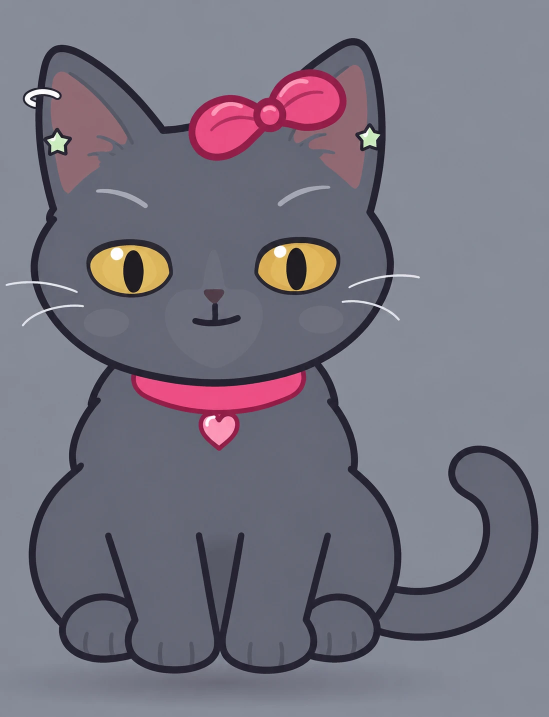
#> input picture scripts/mascot/source/gray_ref2.webp, 1098 x 1433 px (shown at 1/2 size)
$ python gray_cat_body.py
#> lines starting #> are read from the running program, lines starting #| are printed output that depends on the picture; after the words box and inside, x2 and y2 are one past the last pixel; in counts of white or black regions, pixels touching at a corner belong together
### scripts/mascot/vec_trace.py
# Векторизация по картинке (numpy + PIL, без OpenCV): маска → внешний контур → сглаживание → упрощение → гладкие кривые Безье.
# Общий инструмент для gray_cat_regions.py: из эталонного рисунка берутся силуэты и цветовые области, а не рисуются на глаз.
import numpy as np, re
from collections import deque

OFFS4 = [(0, 1), (1, 0), (0, -1), (-1, 0)]
OFFS8 = OFFS4 + [(1, 1), (1, -1), (-1, 1), (-1, -1)]

# [12 lines left out: functions shift, morph, not called in this run]

def blur(a, n):
    k = np.ones(2 * n + 1) / (2 * n + 1)
    a = np.apply_along_axis(lambda r: np.convolve(r, k, 'same'), 1, a)
    return np.apply_along_axis(lambda r: np.convolve(r, k, 'same'), 0, a)

# [79 lines left out: functions component, components, fill_holes, outer_contour, smooth_closed, _dp and 1 more, not called in this run]

def smooth_open(P, n=3):
    """Скользящее среднее по открытой ломаной (концы остаются на месте)"""
    return np.array([P[max(i - min(n, i, len(P) - 1 - i), 0):i + min(n, i, len(P) - 1 - i) + 1].mean(0) for i in range(len(P))])
def simplify_open(P, eps): return P[_dp(P, eps)]

# [116 lines left out: functions bezier_path, region_path, find_corners, smart_outline, shift_path, scale_path and 4 more, not called in this run]

### scripts/mascot/gray_cat_body.py
# Тело, лапы и хвост серой кошки по ЧИСТОМУ рисунку (source/gray_ref2.webp): линия там ровной толщины, поэтому обводка берётся с него как есть —
# сплошной тёмной областью (внешний контур минус «дырки» меха, even-odd), без дорисовок и склеек. Рисунок ложится на старый (gray_ref.webp) подобием:
# масштаб 0.85 вокруг стыка передних лап (по ним оба рисунка совпадают в 2–3%), а дальше — обычное преобразование F.
# Голову берём прежнюю (gray_cat_regions / gray_cat_details), здесь всё ниже подбородка.
import numpy as np, os
from PIL import Image, ImageDraw
from vec_trace import *

HERE = os.path.dirname(os.path.abspath(__file__))
EX = np.array(Image.open(f'{HERE}/source/gray_ref2.webp').convert('RGB')).astype(int); EH, EW, _ = EX.shape
#> after `EH, EW, _ = EX.shape`: EH = 1433; EW = 1098
ELUM = EX.mean(2); DARK = blur(ELUM, 1) < 75
#> after `ELUM = EX.mean(2)`:
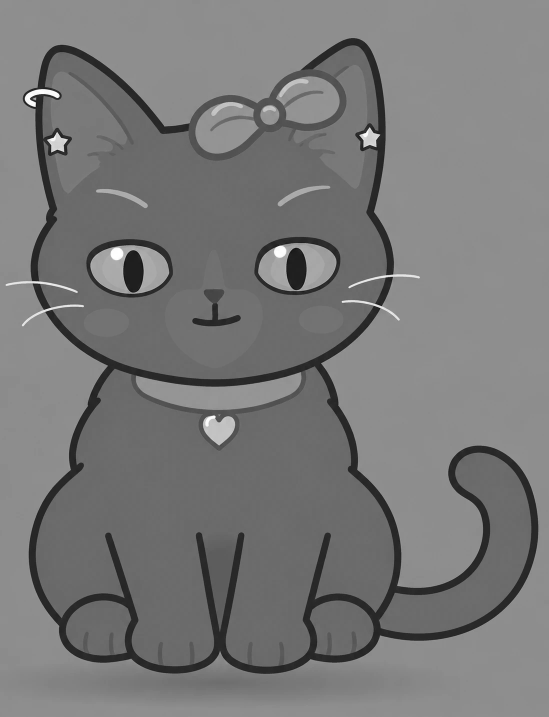
#> ELUM: shape (1433, 1098) float64 (shown at 1/2 size); min 7, max 255, mean 121
#> after `DARK = blur(ELUM, 1) < 75`:
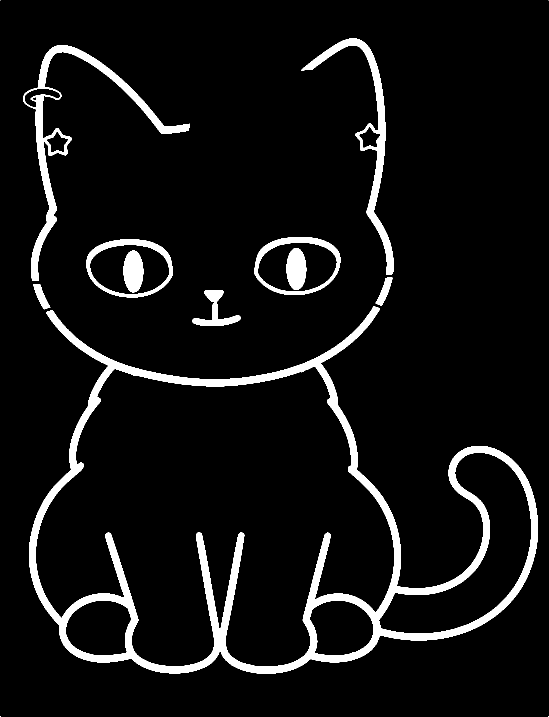
#> DARK: shape (1433, 1098) bool (shown at 1/2 size); 6.9% white; 14 white regions (4 under 20 px), largest, box (x1, y1, x2, y2) and area: (58, 613, 1076, 1347) 70250, (46, 90, 380, 562) 12656, (602, 77, 787, 549) 9212
KS, EA, OA = 0.85, (400.0, 1300.0), (517.0, 1205.0)          # масштаб, стык лап на чистом рисунке, он же на старом
def M(x, y): return OA[0] + KS * (x - EA[0]), OA[1] + KS * (y - EA[1])        # чистый рисунок → координаты старого

def _box(m, x0, y0, x1, y1): m[max(y0, 0):y1, max(x0, 0):x1] = True; return m
HAUNCH = [(960, 745), (1000, 761), (1040, 781), (1080, 792), (1120, 794), (1160, 789), (1200, 774), (1220, 763), (1240, 750), (1262, 742), (1433, 742)]   # (y, x) правый край бедра (центр обводки)

# [10 lines left out: functions tail_zone, body_network, not called in this run]

def silhouette_all():
    comps = components(DARK, 5000); big = max(comps, key=lambda m: m.sum()); return fill_holes(big)

# [12 lines left out: function parts, not called in this run]

def tail_mask():
    """Хвост целиком (с обводкой), как заливка; центр обводки — эрозией на половину толщины (≈7 px)"""
    return silhouette_all() & tail_zone()

# [22 lines left out: functions tail_line, toes, not called in this run]
